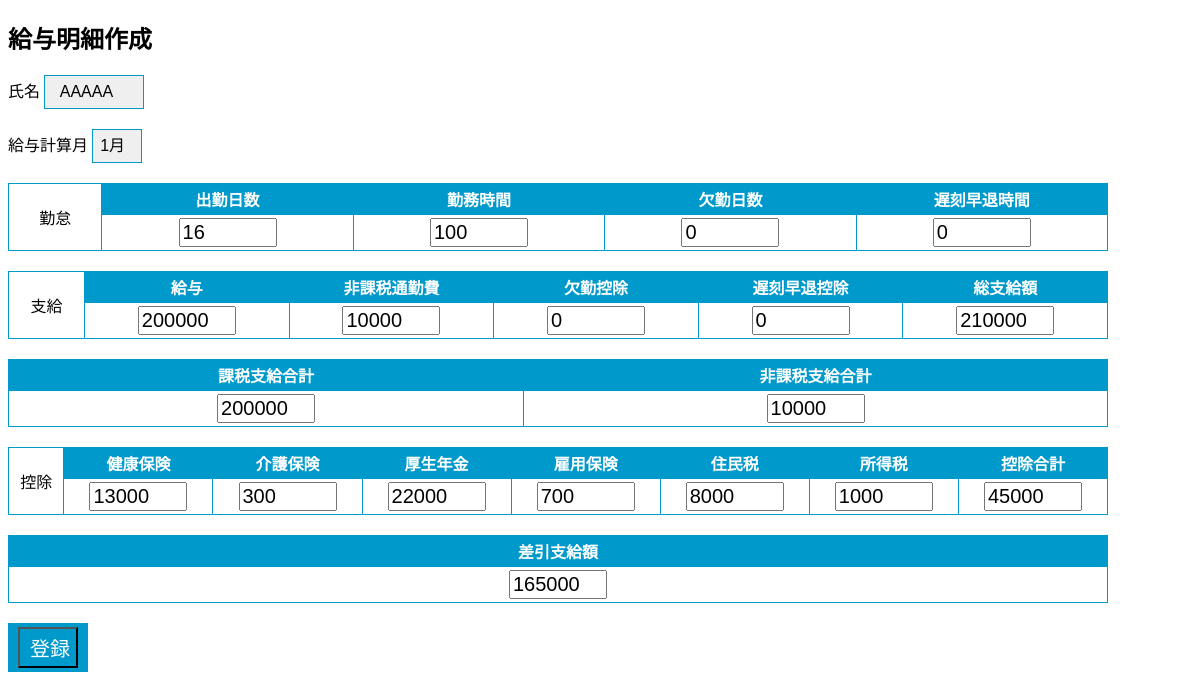
Screenshot of /view.php?id=3 with the database file from the repository.
### tables this page shows
CREATE TABLE IF NOT EXISTS `payroll_table` (
`id` int(12) NOT NULL,
  `name` varchar(64) NOT NULL,
  `month` int(2) NOT NULL,
  `workd` int(11) DEFAULT NULL,
  `workh` int(11) DEFAULT NULL,
  `kekkin` int(11) DEFAULT NULL,
  `tikokusoutai` int(11) DEFAULT NULL,
  `kyuuyo` int(11) DEFAULT NULL,
  `hikazeituukinhi` int(11) DEFAULT NULL,
  `kekkinkouzyo` int(11) DEFAULT NULL,
  `tikokusoutaikouzyo` int(11) DEFAULT NULL,
  `sousikyuu` int(11) DEFAULT NULL,
  `kazeisikyuu` int(11) DEFAULT NULL,
  `hikazeisikyuu` int(11) DEFAULT NULL,
  `kennkouhoken` int(11) DEFAULT NULL,
  `kaigohoken` int(11) DEFAULT NULL,
  `nenkinhoken` int(11) DEFAULT NULL,
  `koyouhoken` int(11) DEFAULT NULL,
  `ziyuminzei` int(11) DEFAULT NULL,
  `syotokuzei` int(11) DEFAULT NULL,
  `kouzyogoukei` int(11) DEFAULT NULL,
  `goukei` int(11) DEFAULT NULL
);

### view.php (the view, shortened to what this page needs)
<?php
$id = $_GET["id"];
try{
    $pdo = new PDO('mysql:dbname=payroll_db;charset=utf8;host=localhost','root','');
}catch(PDOException $e){
 exit('DbConnectError:' .$e->getMessage());
}
$sql = "SELECT * FROM payroll_table WHERE id=:id";
$stmt = $pdo->prepare($sql);
$stmt->bindValue(':id', $id, PDO::PARAM_INT);
$status = $stmt->execute();
if($status==false){
    $error = $stmt->errorInfo();
    exit("ErrorQuery:".$error[2]);
}else{
    $row = $stmt->fetch();
}
?>
<!DOCTYPE html>
<html lang="en">
<head>
<link rel="stylesheet" type="text/css" href="style1.css">
</head>
<body>
<form method="post" action="insert.php">
<div>
<h2>給与明細作成</h2>
</div>
<div class="name">
氏名
<select name="name" id="name">
    <option value="1">AAAAA</option>
</select>
</div>
<div class="styled-select">
給与計算月
<select name="month" id="month">
    <option value="1">1月</option>
</select>
</div>
<div class="kintai">
<table>
<tr>
    <td rowspan="2">勤怠</td>
    <th>出勤日数</th>
    <th>勤務時間</th>
    <th>欠勤日数</th>
    <th>遅刻早退時間</th>
</tr>
<tr>
    <td><input type="workd" name="workd" value="<?=$row["workd"]?>"></td>
    <td><input type="workh" name="workh" value="<?=$row["workh"]?>"></td>
    <td><input type="kekkin" name="kekkin" value="<?=$row["kekkin"]?>"></td>
    <td><input type="tikokusoutai" name="tikokusoutai" value="<?=$row["tikokusoutai"]?>"></td>
</tr>
</table>
</div>
<div class="sikyuu">
<table>
<tr>
    <td rowspan="2">支給</td>
    <th>給与</th>
    <th>非課税通勤費</th>
    <th>欠勤控除</th>
    <th>遅刻早退控除</th>
    <th>総支給額</th>
</tr>
<tr>
    <td><input type="kyuuyo" name="kyuuyo" id="kyuuyo" value="<?=$row["kyuuyo"]?>"></td>
    <td><input type="hikazeituukinhi" name="hikazeituukinhi" id="hikazeituukinhi" value="<?=$row["hikazeituukinhi"]?>"></td>
    <td><input type="kekkinkouzyo" name="kekkinkouzyo" id="kekkinkouzyo" value="<?=$row["kekkinkouzyo"]?>"></td>
    <td><input type="tikokusoutaikouzyo" name="tikokusoutaikouzyo" id="tikokusoutaikouzyo" value="<?=$row["tikokusoutaikouzyo"]?>"></td>
    <td><input type="sousikyuu" name="sousikyuu" id="sousikyuu" value="<?=$row["sousikyuu"]?>"></td>
</tr>
</table>
</div>
<div class="sikyuugoukei">
<table>
<tr>
    <th>課税支給合計</th>
    <th>非課税支給合計</th>
</tr>
<tr>
    <td><input type="kazeisikyuu" name="kazeisikyuu" value="<?=$row["kazeisikyuu"]?>"></td>
    <td><input type="hikazeisikyuu" name="hikazeisikyuu" value="<?=$row["hikazeisikyuu"]?>"></td>
</tr>
</table>
</div>
<div class="kouzyo">
<table>
<tr>
    <td rowspan="2">控除</td>
    <th>健康保険</th>
    <th>介護保険</th>
    <th>厚生年金</th>
    <th>雇用保険</th>
    <th>住民税</th>
    <th>所得税</th>
    <th>控除合計</th>
</tr>
<tr>
    <td><input type="kennkouhoken" name="kennkouhoken" value="<?=$row["kennkouhoken"]?>"></td>
    <td><input type="kaigohoken" name="kaigohoken" value="<?=$row["kaigohoken"]?>"></td>
    <td><input type="nenkinhoken" name="nenkinhoken" value="<?=$row["nenkinhoken"]?>"></td>
    <td><input type="koyouhoken" name="koyouhoken" value="<?=$row["koyouhoken"]?>"></td>
    <td><input type="ziyuminzei" name="ziyuminzei" value="<?=$row["ziyuminzei"]?>"></td>
    <td><input type="syotokuzei" name="syotokuzei" value="<?=$row["syotokuzei"]?>"></td>
    <td><input type="kouzyogoukei" name="kouzyogoukei" value="<?=$row["kouzyogoukei"]?>"></td>
</tr>
</table>
</div>
<div class="sasihikisikyuu">
<table>
<tr>
    <th>差引支給額</th>
</tr>
<tr>
    <td><input type="goukeir" name="goukei" value="<?=$row["goukei"]?>"></td>
</tr>
</table>
</div>
<div class="submit">
     <input type="submit" class="submit" value="登録">
</div>
</form>
</body>
</html>

### style1.css (style rules this page uses)
table { width: 1100px; border-collapse: collapse; border-top: 1px solid #0099CC; border-left: 1px solid #0099CC; margin-bottom: 20px; }
th,td { border-right: 1px solid #0099CC; border-bottom: 1px solid #0099CC; padding: 3px; text-align: center; }
th { color: #FFFFFF; background: #0099CC; }
.name select { width: 100px; height: 50px; font-size: 16px; line-height: 1; border: 1px solid #0099CC; border-radius: 0; height: 34px; text-indent: 15%; margin-bottom: 20px; -webkit-appearance: none; }
.styled-select select { width: 50px; height: 5px; font-size: 16px; line-height: 1; border: 1px solid #0099CC; border-radius: 0; height: 34px; text-indent: 15%; margin-bottom: 20px; -webkit-appearance: none; }
.submit { width: 60px; padding: 4px 10px; color: #fff; cursor: pointer; background: #0099CC; }
input { font-size: 20px; width: 90px; }

### rows the page displays
payroll_table: workd "16", workh "100", kekkin "0", tikokusoutai "0", kyuuyo "200000", hikazeituukinhi "10000", kekkinkouzyo "0", tikokusoutaikouzyo "0", sousikyuu "210000", kazeisikyuu "200000", hikazeisikyuu "10000", kennkouhoken "13000", kaigohoken "300", nenkinhoken "22000", koyouhoken "700", ziyuminzei "8000", syotokuzei "1000", kouzyogoukei "45000", goukei "165000"
